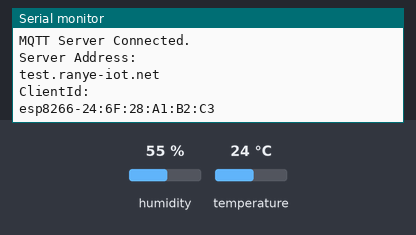
Recording of a sketch running on a simulated ESP8266 (NodeMCU). Shown: the last lines printed to the serial monitor. The inputs (shaded band) are chosen by the test bench; at power-on: humidity 55 %, temperature 24 °C. WiFi joins after 1.5 s; servers stay silent unless stated; no MQTT or app messages arrive unless stated.

Above: at 3.2 s.
3.3 s: humidity set to 22 %
At 5.6 s:
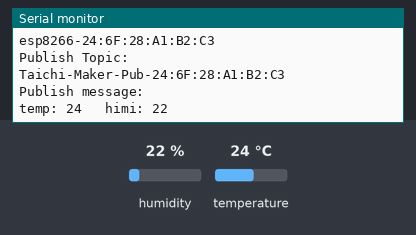
6.3 s: temperature set to 12 °C
7.8 s: humidity set to 40 %
At 8.8 s:
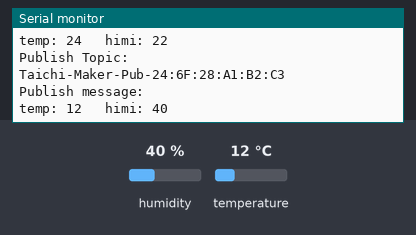

Measured:
- after the input at 3.3 s, the serial monitor: prints a new line after 1.8 s (image 1)
- after the input at 7.8 s, the serial monitor: prints a new line after 0.26 s (image 2)

The sketch:

mqtt.ino
```cpp
#include <ESP8266WiFi.h>
#include <PubSubClient.h>
#include <Ticker.h>
#include <DFRobot_DHT11.h>
DFRobot_DHT11 DHT;
#define DHT11_PIN 15

// 设置wifi接入信息(请根据您的WiFi信息进行修改)
const char* ssid = "dzsj";
const char* password = "dzsj12345";
const char* mqttServer = "test.ranye-iot.net";

// 如以上MQTT服务器无法正常连接，请前往以下页面寻找解决方案
// http://www.taichi-maker.com/public-mqtt-broker/

Ticker ticker;
WiFiClient wifiClient;
PubSubClient mqttClient(wifiClient);

int count;    // Ticker计数用变量
void setup() {
  Serial.begin(115200);

  //设置ESP8266工作模式为无线终端模式
  WiFi.mode(WIFI_STA);

  // 连接WiFi
  connectWifi();

  // 设置MQTT服务器和端口号
  mqttClient.setServer(mqttServer, 1883);

  // 连接MQTT服务器
  connectMQTTServer();

  // Ticker定时对象
  ticker.attach(1, tickerCount);
}

void loop() {
    DHT.read(DHT11_PIN);
  // Serial.print("temp:");
  //  Serial.print(DHT.temperature);
  // Serial.print("  humi:");
  //  Serial.println(DHT.humidity);
  //  delay(1000);
  if (mqttClient.connected()) { // 如果开发板成功连接服务器
    // 每隔3秒钟发布一次信息
    if (count >= 3){
      pubMQTTmsg();
      count = 0;
    }
    // 保持心跳
    mqttClient.loop();
  } else {                  // 如果开发板未能成功连接服务器
    connectMQTTServer();    // 则尝试连接服务器
  }
}

void tickerCount(){
  count++;
}

void connectMQTTServer(){
  // 根据ESP8266的MAC地址生成客户端ID（避免与其它ESP8266的客户端ID重名）
  String clientId = "esp8266-" + WiFi.macAddress();

  // 连接MQTT服务器
  if (mqttClient.connect(clientId.c_str())) {
    Serial.println("MQTT Server Connected.");
    Serial.println("Server Address: ");
    Serial.println(mqttServer);
    Serial.println("ClientId:");
    Serial.println(clientId);
  } else {
    Serial.print("MQTT Server Connect Failed. Client State:");
    Serial.println(mqttClient.state());
    delay(3000);
  }
}

// 发布信息
void pubMQTTmsg(){
 // static int value; // 客户端发布信息用数字

  // 建立发布主题。主题名称以Taichi-Maker-为前缀，后面添加设备的MAC地址。
  // 这么做是为确保不同用户进行MQTT信息发布时，ESP8266客户端名称各不相同，
  String topicString = "Taichi-Maker-Pub-" + WiFi.macAddress();
  char publishTopic[topicString.length() + 1];
  strcpy(publishTopic, topicString.c_str());

  // 建立发布信息。信息内容以Hello World为起始，后面添加发布次数。
  String messageString = "temp: " + String(DHT.temperature);
  messageString += "   himi: "+ String(DHT.humidity);
  char publishMsg[messageString.length() + 1];
  strcpy(publishMsg, messageString.c_str());

  // 实现ESP8266向主题发布信息
  if(mqttClient.publish(publishTopic, publishMsg)){
    Serial.println("Publish Topic:");Serial.println(publishTopic);
    Serial.println("Publish message:");Serial.println(publishMsg);
  } else {
    Serial.println("Message Publish Failed.");
  }
}

// ESP8266连接wifi
void connectWifi(){

  WiFi.begin(ssid, password);

  //等待WiFi连接,成功连接后输出成功信息
  while (WiFi.status() != WL_CONNECTED) {
    delay(1000);
    Serial.print(".");
  }
  Serial.println("");
  Serial.println("WiFi Connected!");
  Serial.println("");
}
```
